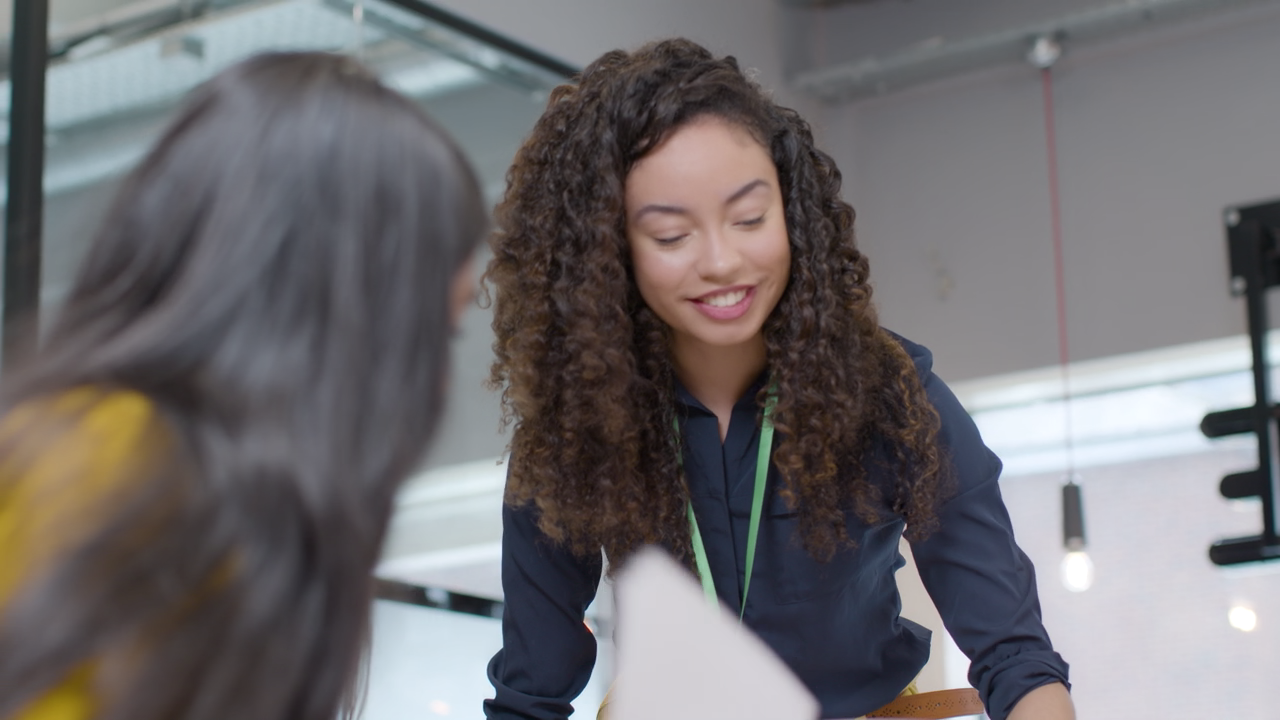
#> input picture frame 23 of DataSet/V_1.mp4, 1280 x 720 px, given in place of house.mp4, which was not available
$ python identification.py
#> lines starting #> are read from the running program, lines starting #| are printed output that depends on the picture; after the words box and inside, x2 and y2 are one past the last pixel; in counts of white or black regions, pixels touching at a corner belong together; pictures that were not available may be replaced by others from this repository, and a replacement may not be noted
import cv2
import numpy as np

# Function to enhance contrast
def enhance_contrast(frame, alpha=1.5, beta=50):
    enhanced_frame = cv2.convertScaleAbs(frame, alpha=alpha, beta=beta)
    return enhanced_frame

# Function for image processing
def image_processing(frame):
    gray = cv2.cvtColor(frame, cv2.COLOR_BGR2GRAY)

    # Apply histogram equalization
    equalized_gray = cv2.equalizeHist(gray)

    gray_blur = cv2.GaussianBlur(equalized_gray, (3, 3), 0)
    edged = cv2.Canny(gray_blur, 10, 250)
    kernel = cv2.getStructuringElement(cv2.MORPH_RECT, (9, 9))
    closed = cv2.morphologyEx(edged, cv2.MORPH_CLOSE, kernel)
    return closed

# Function to find and filter contours
def image_contours(image_entrance, min_contour_area=1000):
    cnts, _ = cv2.findContours(image_entrance.copy(), cv2.RETR_EXTERNAL, cv2.CHAIN_APPROX_SIMPLE)
    filtered_cnts = [cnt for cnt in cnts if cv2.contourArea(cnt) > min_contour_area]
    return filtered_cnts

# Function for image recognition
def image_recognition(image_entrance, image_cont):
    total = 0
    for c in image_cont:
        peri = cv2.arcLength(c, True)
        approx = cv2.approxPolyDP(c, 0.05 * peri, True)  # Approximate the contour with less vertices
        if len(approx) >= 4:
            cv2.drawContours(image_entrance, [approx], -1, (0, 255, 0), 4)  # Draw the contour on the input image
            total += 1
    return total, image_entrance

# Function to display histogram
def display_histogram(frame):
    gray = cv2.cvtColor(frame, cv2.COLOR_BGR2GRAY)
    # Calculate the histogram
    hist = cv2.calcHist([gray], [0], None, [256], [0, 256])
    hist /= hist.sum()  # Normalize histogram

    hist_image = np.zeros((400, 512, 3), dtype=np.uint8)
    for i in range(256):
        cv2.line(hist_image, (i * 2, 400), (i * 2, 400 - int(hist[i] * 400)), (255, 255, 255))

    cv2.imshow('Histogram', hist_image)

# Function to process video
def process_video(video_path):
#> called with video_path = 'house.mp4'
    cap = cv2.VideoCapture(video_path)
    if not cap.isOpened():
        print("Error: Failed to open video.")
        return

    cv2.namedWindow('Video', cv2.WINDOW_NORMAL)
    cv2.resizeWindow('Video', 800, 600)

    cv2.namedWindow('Histogram', cv2.WINDOW_NORMAL)
    cv2.resizeWindow('Histogram', 512, 400)

    while True:
        ret, frame = cap.read()
#> frame is the input picture: shape (720, 1280, 3); mean B, G, R 111.2, 108.9, 111.6
        if not ret:
            print("End of video or error while reading.")
            break

        enhanced_frame = enhance_contrast(frame)

        # Process the frame for object detection
        processed_frame = image_processing(enhanced_frame)
#> in image_processing, `edged = cv2.Canny(gray_blur, 10, 250)`:
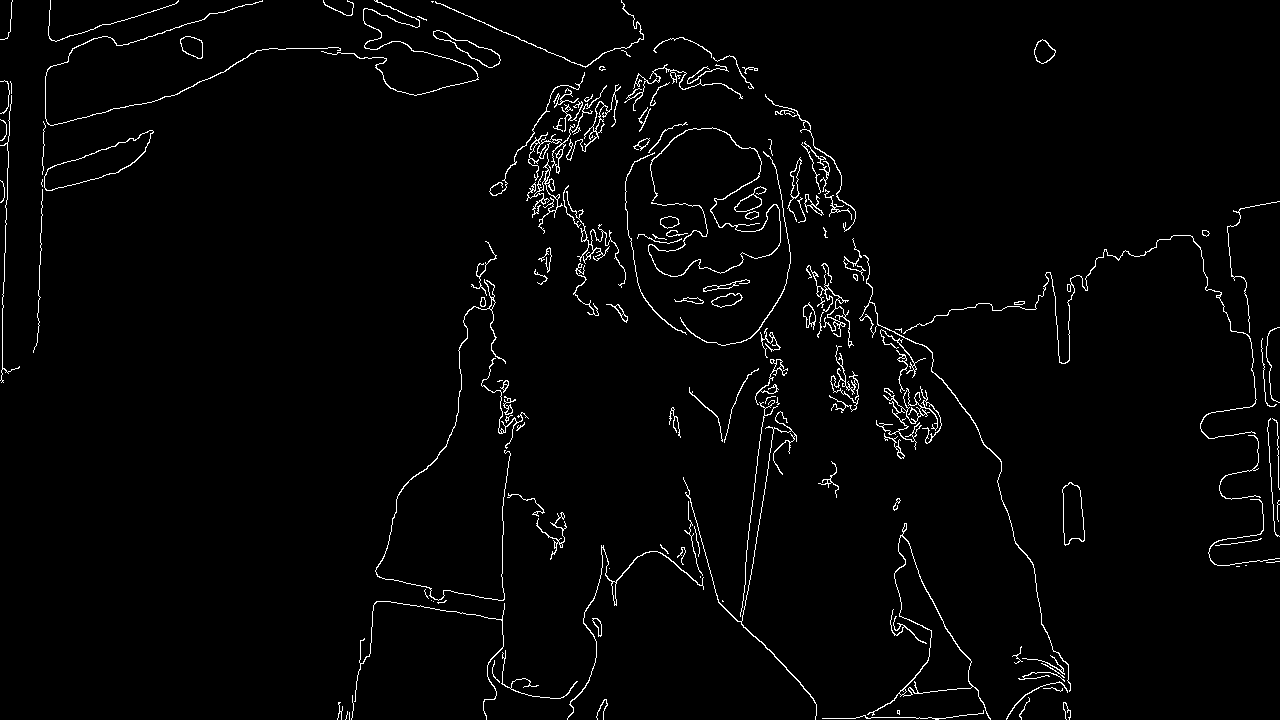
#> edged: shape (720, 1280); 2.3% white in thin lines or dots

        # Find and filter contours in the processed frame
        contours = image_contours(processed_frame)
#> in image_contours, `cnts, _ = cv2.findContours(image_entrance.copy(), cv2.RETR_EXTERNAL, c..`: cnts = 21 contours, 2 with area under 20; largest, box (x1, y1, x2, y2) and area: (337, 0, 991, 720) 81186, (33, 0, 501, 353) 8370, (843, 201, 1280, 720) 8116, (803, 263, 859, 413) 3050, (1062, 482, 1085, 546) 1060
#> in image_contours, `filtered_cnts = [cnt for cnt in cnts if cv2.contourArea(cnt) > min_con..`: filtered_cnts = 5 contours; box (x1, y1, x2, y2) and area: (337, 0, 991, 720) 81186, (33, 0, 501, 353) 8370, (843, 201, 1280, 720) 8116, (803, 263, 859, 413) 3050, (1062, 482, 1085, 546) 1060
#> contours has the same summary as filtered_cnts in image_contours

        # Recognize objects and count them
        count, recognized_frame = image_recognition(frame, contours)
#> the loop in image_recognition, `for c in image_cont:` made 5 passes
#> (peri, approx) on passes 1, 2, 4, 5: (159.4, [[1071, 482], [1062, 489], [1065, 545], [1084, 540]]), (491.4, [[808, 265], [851, 411], [848, 300]]), (8766.4, [[431, 0], [337, 719], [990, 719]]), (3092, [[33, 352], [46, 125], [499, 55], [50, 0]])
#> after the loop in image_recognition, `for c in image_cont:`:
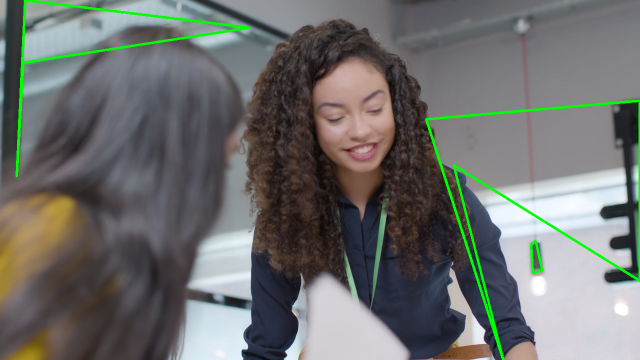
#> image_entrance: shape (720, 1280, 3) (shown at 1/2 size); mean B, G, R 109, 111.4, 109.6
#> after the loop in image_recognition, `for c in image_cont:`: total = 3
#> count = 3

        cv2.putText(recognized_frame, f"Number of buildings: {count}", (10, 30), cv2.FONT_HERSHEY_SIMPLEX, 0.8, (0, 255, 0), 2)
#> recognized_frame: shape (720, 1280, 3); 0.18% of pixels changed, all inside (x1, y1, x2, y2) = (12, 11, 302, 38)
        cv2.imshow('Video', recognized_frame)

        display_histogram(frame)
#> in display_histogram, `gray = cv2.cvtColor(frame, cv2.COLOR_BGR2GRAY)`:
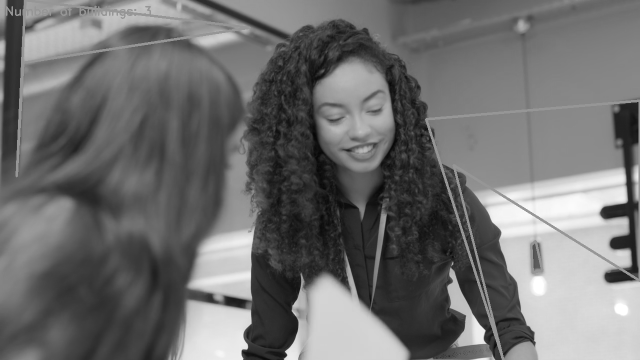
#> gray: shape (720, 1280) (shown at 1/2 size); min 5, max 255, mean 110.5
#> in display_histogram, `hist = cv2.calcHist([gray], [0], None, [256], [0, 256])`: hist = 256 values, max 21110 at index 150, min 0 at index 0, mean 3600
#> in display_histogram, `hist /= hist.sum()`: hist = 256 values, max 0.0229 at index 150, min 0 at index 0, mean 0.00391
#> after the loop in display_histogram, `for i in range(256):`:
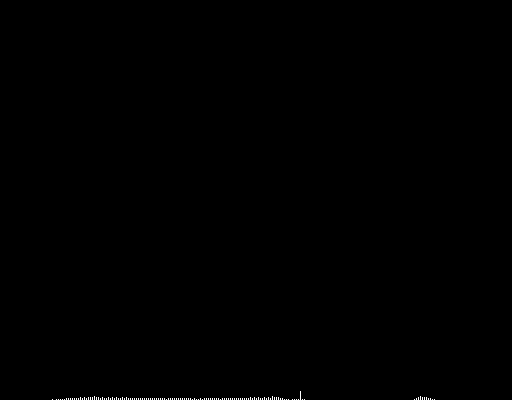
#> hist_image: shape (400, 512, 3); 0.14% white in thin lines or dots, all inside (x1, y1, x2, y2) = (52, 391, 435, 400)

        if cv2.waitKey(1) & 0xFF == ord('q'):
#> (key q is pressed here)
            break

    cap.release()
    cv2.destroyAllWindows()

if __name__ == '__main__':
    video_path = 'house.mp4'
    process_video(video_path)

$ run again, starting later in the video
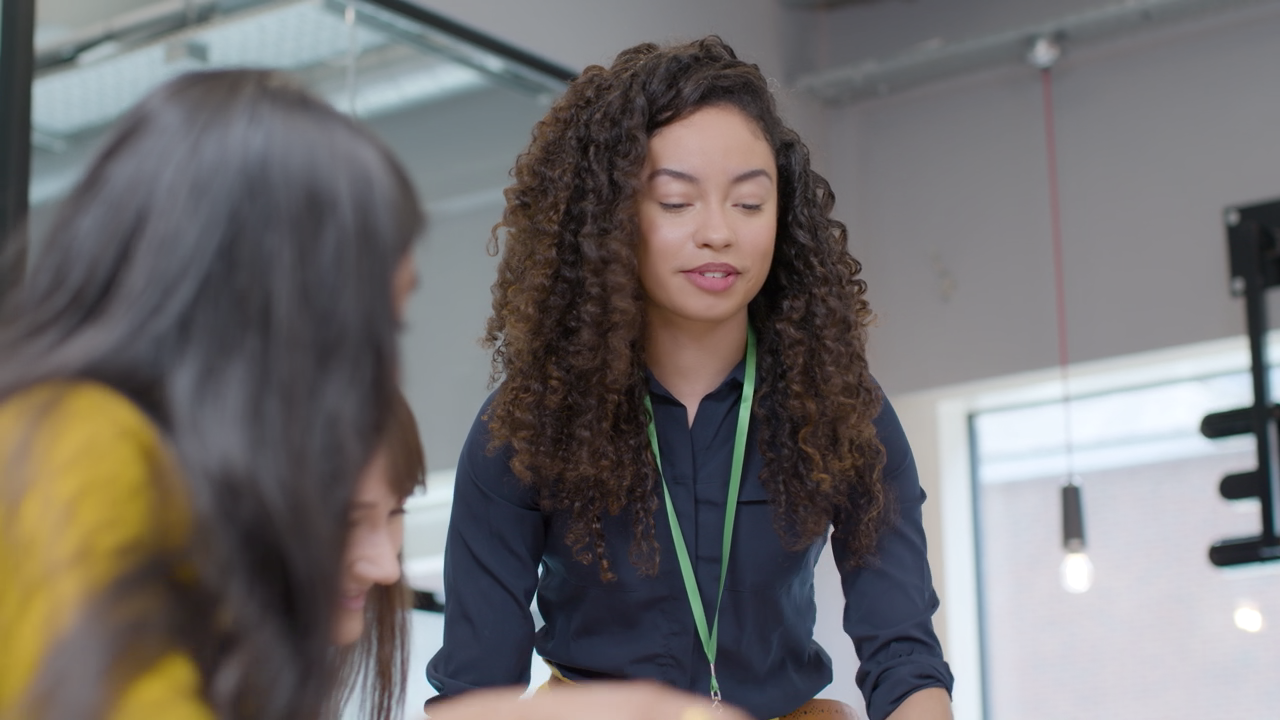
#> input picture frame 105 of DataSet/V_1.mp4, 1280 x 720 px, given in place of house.mp4, which was not available
#> in process_video, frame is the input picture: shape (720, 1280, 3); mean B, G, R 110.2, 110.2, 113.4
#> in image_processing, `edged = cv2.Canny(gray_blur, 10, 250)`:
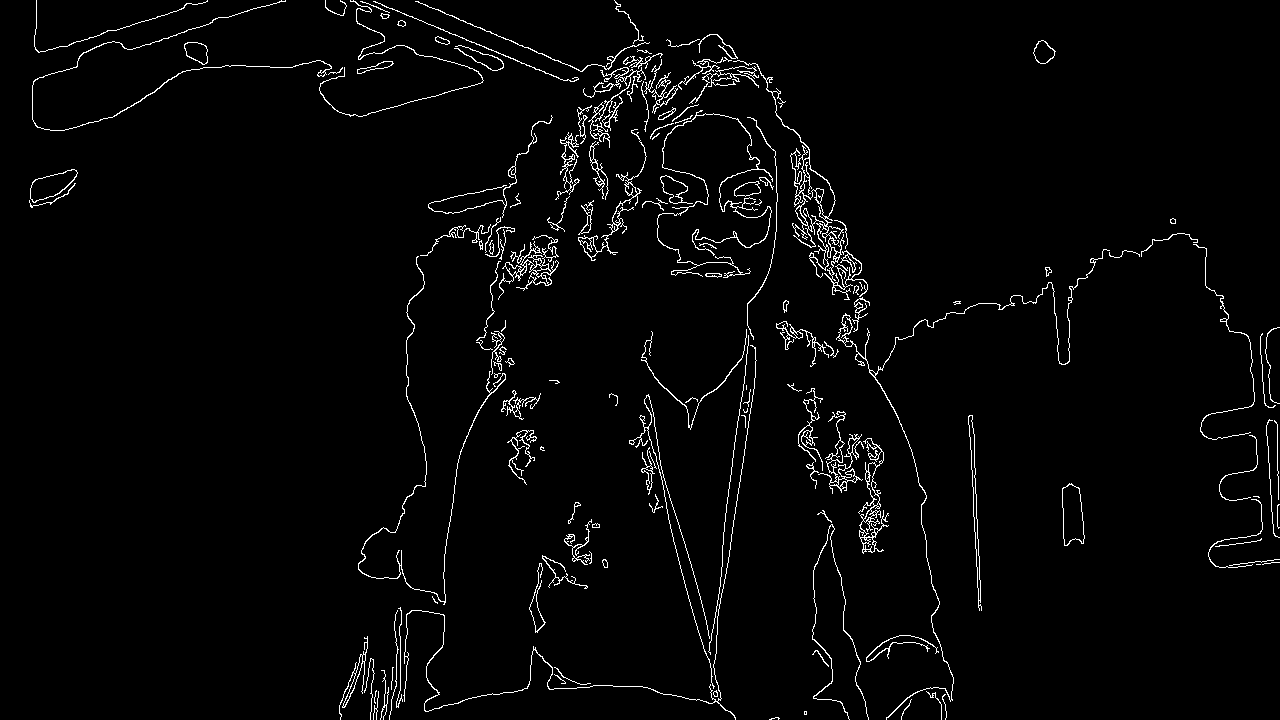
#> edged: shape (720, 1280); 2.6% white in thin lines or dots
#> closed: shape (720, 1280); 6.9% white; 19 white regions (2 under 20 px)
#> cnts = 19 contours, 4 with area under 20; largest, box (x1, y1, x2, y2) and area: (32, 0, 1280, 720) 64590, (787, 383, 889, 554) 4650, (29, 169, 78, 208) 1101, (1266, 419, 1280, 538) 1096, (1062, 483, 1085, 546) 1061
#> filtered_cnts = 5 contours; box (x1, y1, x2, y2) and area: (32, 0, 1280, 720) 64590, (787, 383, 889, 554) 4650, (29, 169, 78, 208) 1101, (1266, 419, 1280, 538) 1096, (1062, 483, 1085, 546) 1061
#> contours has the same summary as filtered_cnts in image_contours
#> the loop in image_recognition, `for c in image_cont:` made 5 passes
#> (peri, approx) on passes 1, 2, 4, 5: (159.9, [[1071, 483], [1062, 488], [1064, 545], [1084, 538]]), (253.2, [[1269, 419], [1279, 537]]), (147.4, [[76, 170], [35, 179], [30, 206], [67, 194]]), (17825.5, [[36, 0], [1279, 562]])
#> after the loop in image_recognition, `for c in image_cont:`: total = 3
#> recognized_frame: shape (720, 1280, 3); mean B, G, R 109.6, 111.1, 112.8
#> in display_histogram, `gray = cv2.cvtColor(frame, cv2.COLOR_BGR2GRAY)`:
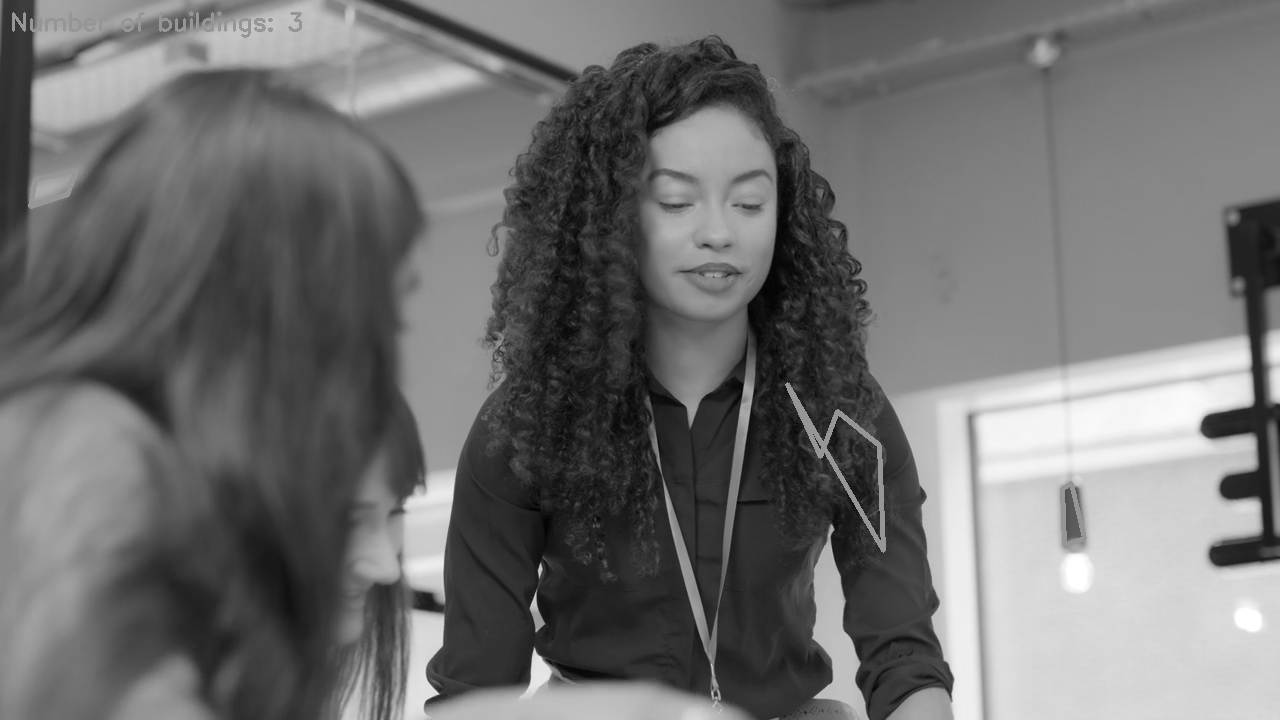
#> gray: shape (720, 1280); min 2, max 255, mean 111.4
#> in display_histogram, `hist = cv2.calcHist([gray], [0], None, [256], [0, 256])`: hist = 256 values, max 11661 at index 136, min 0 at index 0, mean 3600
#> in display_histogram, `hist /= hist.sum()`: hist = 256 values, max 0.0127 at index 136, min 0 at index 0, mean 0.00391
